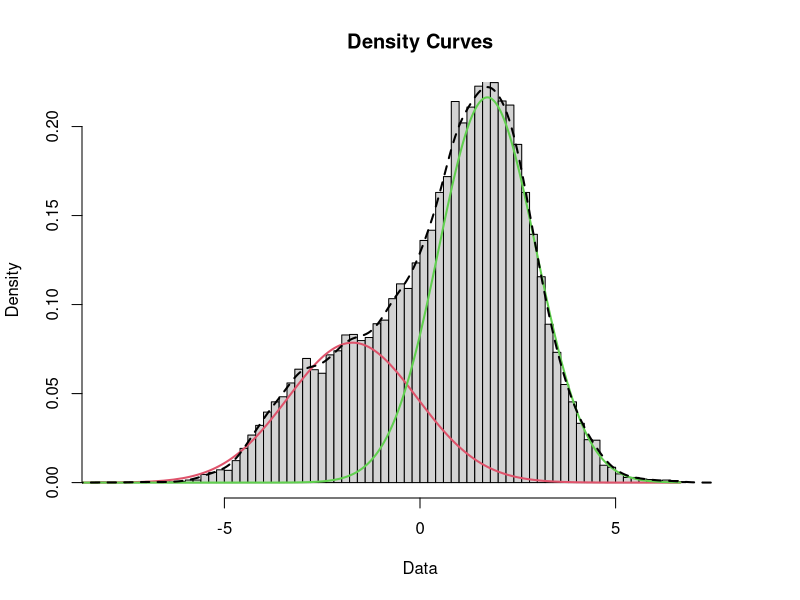
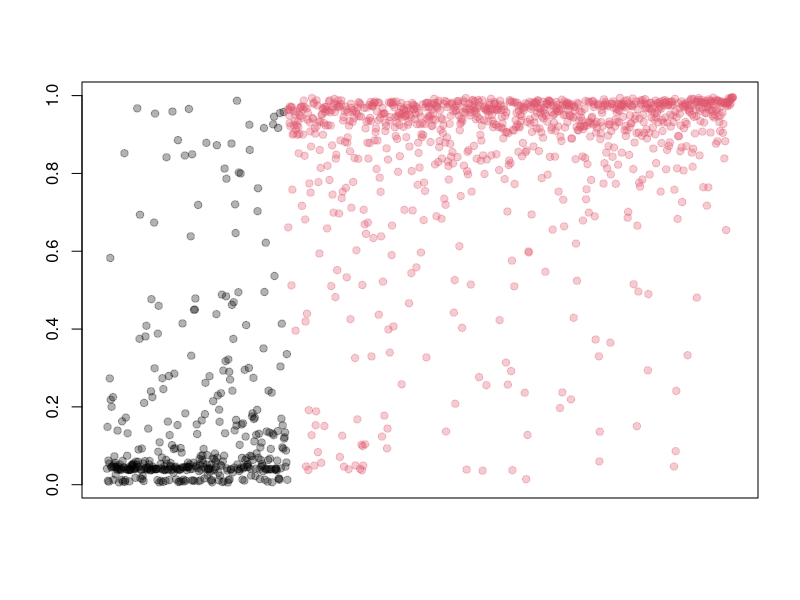

Write R code to recreate these figures, in order.
# fig2
library(mixtools)
data = read.table("../results/09-12-2015/dat_Y.txt")
mixmdl = normalmixEM(data[,1])
plot(mixmdl,which=2, breaks=100, xlim=c(-8, 8))
lines(density(data[,1]),lty=2, lwd=2)

# group 0
length(which(data[,1] <= (mixmdl$mu - 2*mixmdl$sigma)[1]))
# group 1 
length(which(data[,1] >= (mixmdl$mu + 2*mixmdl$sigma)[2]))

# threshold is -0.7664458 and 1.575

#fit3 leanring rate

#fig3
data = t(read.table("../results/09-23-2015/teY_prob.txt"))
data = data.frame(t(data))
#data = data.frame(data[order(data[,2]),])
data$V1[which(data$V1==1)] = 2
data$V1[which(data$V1==0)] = 1
data$X2 = 1:nrow(data)
color_transparent <- adjustcolor(data$V1, alpha.f = 0.3) 
plot(data$X2, data$V2, col=color_transparent, pch=19, xlab="", xaxt='n', ann=FALSE)
